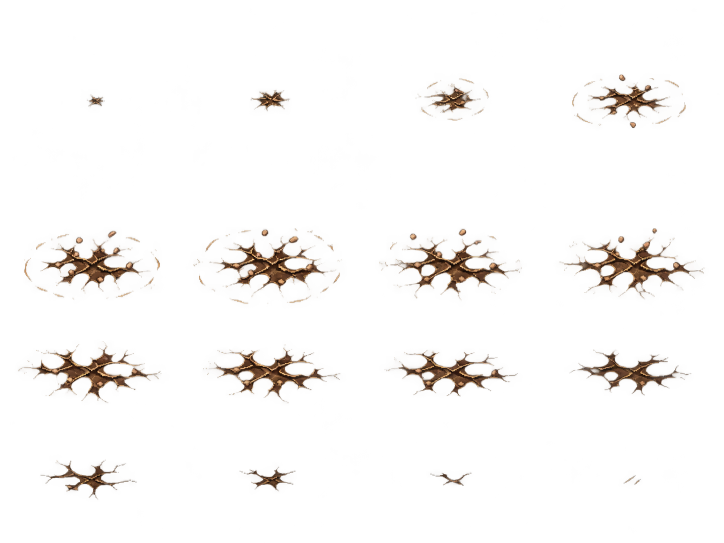
#> input picture assets/skills/refined-v7/art/seismic-readable.png, 1448 x 1086 px (shown at 1/2 size)
$ python prepare_skill_assets_v7.py
#> lines starting #> are read from the running program, lines starting #| are printed output that depends on the picture
"""Registra o sísmico V7 sem repintura: uma escala, pivô fixo e redução nearest."""
from pathlib import Path
import hashlib
import json
import sys
from PIL import Image, ImageDraw

ROOT=Path(__file__).resolve().parents[1]
SOURCE=ROOT/"assets/skills/refined-v7/art/seismic-readable.png"


def sha(path):
    return hashlib.sha256(path.read_bytes()).hexdigest()


def build(destination,preview):
    """Conserva as posições relativas das lascas e a abertura das fissuras nos 16 estágios."""
    destination.mkdir(parents=True,exist_ok=True);preview.mkdir(parents=True,exist_ok=True)
    previous=destination/"provenance.json"
    if previous.exists():
        record=json.loads(previous.read_text(encoding="utf-8"))["clip"]
        path=destination/record["file"]
        if path.exists() and sha(path)!=record["sha256"]:raise ValueError(f"Atlas editado manualmente: {path}")
    bitmap=Image.open(SOURCE).convert("RGBA")
#> bitmap is the input picture: PIL image 1448x1086 RGBA; mean R, G, B, A 12.8, 8.6, 4.1, 10.3
    if bitmap.size!=(1448,1086):raise ValueError("A fonte mudou de geometria")
    # As quatro faixas desenhadas têm alturas diferentes: não cortar as partículas entre elas.
    rows=[0,350,650,850,1086];roots=[200,190,100,100]
    rects=[(i%4*362,rows[i//4],(i%4+1)*362,rows[i//4+1]) for i in range(16)]
    anchors=[(190,roots[i//4]) for i in range(16)]
    originals=[bitmap.crop(rect) for rect in rects]
#> originals = 16 items
    boxes=[frame.getchannel("A").point(lambda a:255 if a>=8 else 0).getbbox() for frame in originals]
#> boxes = 16 items, first 6: (173, 188, 210, 215), (139, 179, 219, 223), (107, 156, 254, 242), (58, 149, 286, 257), (46, 111, 320, 250), (24, 106, 322, 260)
    if any(box is None for box in boxes):raise ValueError("Estágio sem arte visível")
    common=(min(b[0]-p[0] for b,p in zip(boxes,anchors)),min(b[1]-p[1] for b,p in zip(boxes,anchors)),max(b[2]-p[0] for b,p in zip(boxes,anchors)),max(b[3]-p[1] for b,p in zip(boxes,anchors)))
#> common = (-166, -84, 133, 70)
    width,height=common[2]-common[0],common[3]-common[1];canvas=(320,240);draw=(240,180)
#> after `width, height = (common[2] - common[0], common[3] - common[1])`: width = 299; height = 154
    scale=min(1,(canvas[0]-16)/width,(canvas[1]-16)/height)
#> scale = 1
    size=(round(width*scale),round(height*scale));offset=((canvas[0]-size[0])//2,(canvas[1]-size[1])//2)
#> after `size = (round(width * scale), round(height * scale))`: size = (299, 154)
#> after `offset = ((canvas[0] - size[0]) // 2, (canvas[1] - size[1]) // 2)`: offset = (10, 43)
    pivot=(round(offset[0]-common[0]*size[0]/width),round(offset[1]-common[1]*size[1]/height))
#> pivot = (176, 127)
    frames=[];areas=[]
    for index,(frame,anchor) in enumerate(zip(originals,anchors)):
        alpha=frame.getchannel("A");w,h=frame.size
        edges=[alpha.crop((0,0,w,1)),alpha.crop((0,h-1,w,h)),alpha.crop((0,0,1,h)),alpha.crop((w-1,0,w,h))]
        if any(edge.getextrema()[1]>=8 for edge in edges):raise ValueError(f"Arte cruza o recorte: {index}")
        registered=Image.new("RGBA",(width,height));registered.alpha_composite(frame,(-anchor[0]-common[0],-anchor[1]-common[1]))
        fitted=Image.new("RGBA",canvas);fitted.alpha_composite(registered.resize(size,Image.Resampling.NEAREST),offset)
        a=fitted.getchannel("A");box=a.getbbox()
        if box is None:raise ValueError(f"Frame vazio: {index}")
        if box[0]<=0 or box[1]<=0 or box[2]>=canvas[0] or box[3]>=canvas[1]:raise ValueError(f"Frame na borda: {index}")
        areas.append(sum(v>=16 for v in a.get_flattened_data()));frames.append(fitted)
#> this loop made 1 pass
#> (anchor, w, h, box) on pass 1: ((190, 200), 362, 350, (11, 43, 308, 197))
#> pass 1, in build, `alpha = frame.getchannel('A')`:
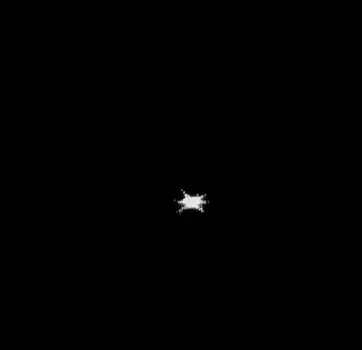
#> alpha: PIL image 362x350 L; min 0, max 241, mean 0.6
#> pass 1, in build, `a = fitted.getchannel('A')`:
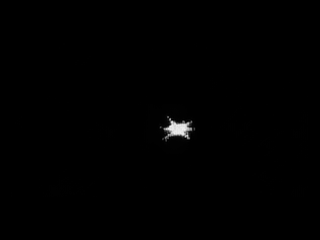
#> a: PIL image 320x240 L; min 0, max 241, mean 0.9
#> after the loop:
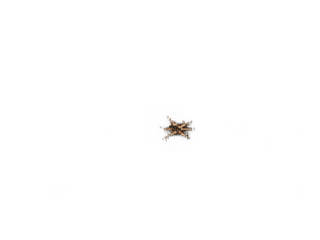
#> fitted: PIL image 320x240 RGBA; mean R, G, B, A 0.6, 0.4, 0.2, 0.9; transparent parts drawn white
#> after the loop:
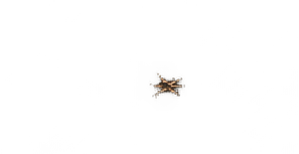
#> registered: PIL image 299x154 RGBA; mean R, G, B, A 1.1, 0.7, 0.4, 1.5; transparent parts drawn white
#> after the loop, areas = []; frames = []
    peak=max(areas)
    if areas[0]>peak*.1 or areas[-1]>peak*.1:raise ValueError("Entrada/saída não dissipam até poucos pixels")
    atlas=Image.new("RGBA",(canvas[0]*4,canvas[1]*4))
    for index,frame in enumerate(frames):atlas.alpha_composite(frame,(index%4*canvas[0],index//4*canvas[1]))
    path=destination/"martial_3.png";atlas.save(path)
    values=dict(path="assets/skills/refined-v7/martial_3.png",frameWidth=320,frameHeight=240,columns=4,frames=16,frameMillis=56,drawWidth=240,drawHeight=180,pivotX=pivot[0],pivotY=pivot[1])
    record=dict(file=path.name,sha256=sha(path),source=SOURCE.relative_to(ROOT).as_posix(),source_sha256=sha(SOURCE),rects=rects,anchors=anchors,common_crop=common,scale=scale,metadata=values)
    (destination/"provenance.json").write_text(json.dumps(dict(route="image_gen",model=None,estimateUsd=None,clip=record,packaging="Recorte, registro e redução nearest. Sem ampliação/recoloração/repintura."),ensure_ascii=False,indent=2)+"\n",encoding="utf-8")
    qa=dict(clips=1,frames=16,empty_frames=0,edge_pixels=0,upscaled_frames=0,warnings=[],visible_alpha_threshold=16,area=areas,first_peak_ratio=round(areas[0]/peak,4),last_peak_ratio=round(areas[-1]/peak,4),display=list(draw),duration_millis=896)
    (preview/"qa.json").write_text(json.dumps(qa,indent=2)+"\n",encoding="utf-8")
    previews=[];contact=Image.new("RGB",(1000,800),(43,68,57))
    for index,frame in enumerate(frames):
        background=Image.new("RGBA",draw,(43,68,57,255));background.alpha_composite(frame.resize(draw,Image.Resampling.NEAREST));shot=background.convert("RGB");previews.append(shot)
        x=index%4*250;y=index//4*200;contact.paste(shot,(x,y));ImageDraw.Draw(contact).text((x+6,y+184),f"frame {index+1}",fill="white")
    previews[0].save(preview/"martial_3.gif",save_all=True,append_images=previews[1:],duration=56,loop=0,disposal=2);contact.save(preview/"contact.png")
    pending=destination/"manifest.properties.pending";pending.write_text("# Overlay visual V7: somente impacto sismico.\nformatVersion=7\n"+"\n".join(f"martial_3.{k}={v}" for k,v in values.items())+"\n",encoding="ascii");pending.replace(destination/"manifest.properties")
    print(json.dumps(qa))


if __name__=="__main__":
#> (the run stopped early here; a loop or call above may not have finished)
